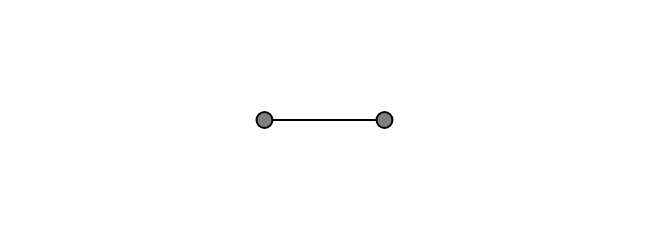
Frame 1 (no input)
Frame 60 (no input): identical to frame 1, image omitted
Frame 120 (the mouse pressed at the canvas centre since frame 60): identical to frame 1, image omitted

The p5.js sketch that drew this single still picture (run headless with seeded random() and noise() and a simulated clock; from frame 60 on, the mouse is pressed at the canvas centre):

// p5.js sketch
// ── sketch.js
let mover;

function setup() {
  createCanvas(649, 240);
  mover = new Mover();
}

function draw() {
  background(255);


  mover.show();
  mover.update();
}


// ── mover.js
class Mover {
  constructor() {
    this.pos = createVector(width / 2, height / 2);
    this.vel = createVector(0, 0);
    this.acc = createVector(0, 0);
    this.mass = 1.0;
    this.r = 16;
    this.topSpeed = 2;
    this.gas = 0.01;

    this.angle = 0;
    this.angleVel = 0;
    this.angleAcc = 0;
  }

  batonStop() {
    this.angleVel = 0;
    this.angleAcc = 0;
  }

  update() {
    if (keyIsPressed) {
      // keep key down.
      if (keyCode == UP_ARROW) {
        this.angleAcc += this.gas;
        console.log("gas");
      } else if (keyCode == DOWN_ARROW) {
        if (this.angleVel <= 0) {
          this.batonStop();
          console.log("stop");
        } else {
          this.angleAcc -= this.gas;
          console.log("break");
        }
      }
    }

    this.pos.add(this.vel);
    this.vel.add(this.acc);
    this.vel.limit(this.topSpeed);

    this.angleVel += this.angleAcc;
    this.angle += this.angleVel;

    this.acc.mult(0);
  }


  show() {
    translate(width / 2, height / 2);
    rotate(this.angle);

    fill(127);
    stroke(0);
    strokeWeight(2);

    line(-60, 0, 60, 0);
    circle(-60, 0, this.r);
    circle(60, 0, this.r);
  }
}
